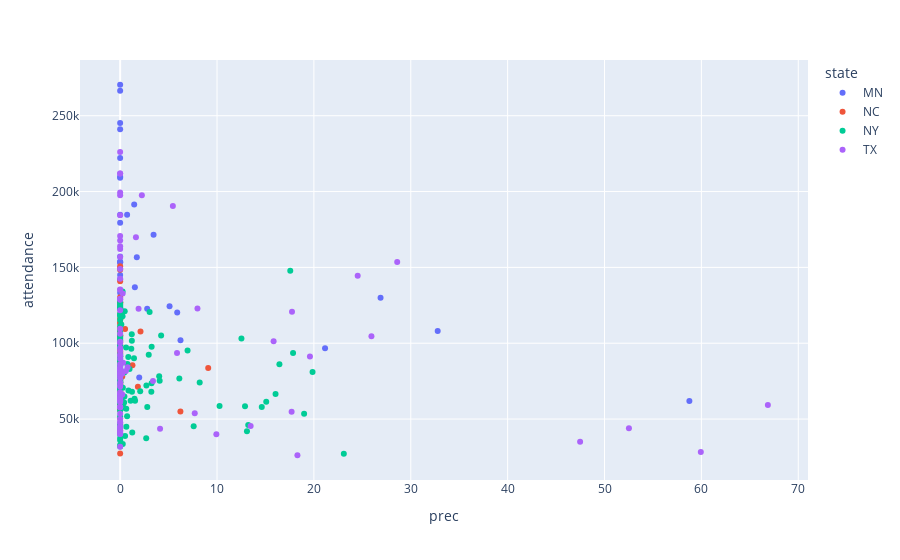

Notebook cell for this chart:
### Code cell
fig = px.scatter(scaled_df, x="prec", y="attendance",hover_data=['year'], color='state')
fig.show()

### Figure 1 — Plotly figure (JSON) as saved in the notebook; plotly's stock layout.template omitted (floating-point values rounded to 4 significant figures; data arrays with more than 128 entries replaced by an {"elided": "..."} marker saying what was removed)
{"data": [{"customdata": [[2018], [2018], [2018], [2018], [2018], [2018], [2018], [2018], [2018], [2018], [2018], [2018], [2019], [2019], [2019], [2019], [2019], [2019], [2019], [2019], [2019], [2019], [2019], [2019], [2021], [2021], [2021], [2021], [2021], [2021], [2021], [2021], [2021], [2021], [2021], [2021]], "hovertemplate": "state=MN<br>prec=%{x}<br>attendance=%{y}<br>year=%{customdata[0]}<extra></extra>", "legendgroup": "MN", "marker": {"color": "#636efa", "symbol": "circle"}, "mode": "markers", "name": "MN", "orientation": "v", "showlegend": true, "type": "scatter", "x": [2.79, 32.78, 0, 0.72, 5.1, 5.89, 0, 1.72, 0, 0, 0, 3.45, 0, 0, 0, 1.45, 21.15, 1.52, 0, 0, 0, 0, 0, 0, 58.76, 1.97, 26.88, 0, 0, 0, 0.03, 0, 6.23, 0, 0, 0], "xaxis": "x", "y": [122695, 108059, 222194, 184715, 124438, 120209, 144940, 156764, 179402, 270426, 241102, 171588, 133326, 157224, 209105, 191524, 96716, 136987, 142211, 153274, 209789, 266412, 245243, 184740, 61983, 77406, 129984, 149247, 91568, 89618, 88027, 80778, 102020, 153953, 153422, 123578], "yaxis": "y"}, {"customdata": [[2015], [2015], [2015], [2015], [2015], [2015], [2015], [2015], [2015], [2015], [2015], [2016], [2016], [2016], [2016], [2016], [2016], [2016], [2016], [2016], [2016], [2016], [2017], [2017], [2017], [2017], [2017], [2017], [2017], [2017], [2017], [2017], [2017], [2018], [2018], [2018], [2018], [2018], [2018], [2018], [2018], [2018], [2018], [2021], [2021], [2021], [2021], [2021], [2021], [2021], [2021], [2021], [2021], [2021], [2014], [2014], [2014], [2014], [2014], [2014], [2014], [2014], [2014], [2014], [2014], [2013], [2013], [2013], [2013], [2013], [2013], [2013], [2013], [2013], [2013], [2013]], "hovertemplate": "state=NC<br>prec=%{x}<br>attendance=%{y}<br>year=%{customdata[0]}<extra></extra>", "legendgroup": "NC", "marker": {"color": "#EF553B", "symbol": "circle"}, "mode": "markers", "name": "NC", "orientation": "v", "showlegend": true, "type": "scatter", "x": [0, 0, 0, 0, 0, 0, 0, 0, 0, 0, 0, 0, 0, 0, 0, 0, 0, 0, 0, 1.27, 0, 0, 0, 0, 0, 0, 6.22, 0, 0, 0, 0, 0, 0, 0, 0, 0, 0, 1.83, 0, 0, 0.51, 2.1, 0, 0, 0, 9.09, 0, 0, 0, 0, 0.22, 0, 0, 0, 0, 0, 0, 0, 0, 0, 0, 0, 0, 0, 0, 0, 0, 0.04, 0, 0, 0, 0, 0, 0, 0, 0], "xaxis": "x", "y": [50327, 90954, 126666, 97906, 63989, 69687, 71348, 104887, 95685, 140886, 107397, 40449, 78364, 119117, 109429, 75243, 75995, 72654, 104852, 85473, 150747, 116041, 57083, 71211, 113291, 99148, 55041, 76844, 75041, 104409, 100516, 148424, 113470, 78275, 123303, 101003, 71538, 71287, 74153, 110322, 109396, 107660, 130319, 27209, 56034, 83737, 93182, 57852, 59002, 58441, 78107, 79049, 126715, 102135, 46478, 73571, 126666, 94691, 62499, 66758, 63616, 93808, 87827, 126629, 97604, 42626, 72794, 116267, 105310, 67770, 68092, 68252, 102176, 82163, 122223, 98221], "yaxis": "y"}, {"customdata": {"elided": "141x1 int values"}, "hovertemplate": "state=NY<br>prec=%{x}<br>attendance=%{y}<br>year=%{customdata[0]}<extra></extra>", "legendgroup": "NY", "marker": {"color": "#00cc96", "symbol": "circle"}, "mode": "markers", "name": "NY", "orientation": "v", "showlegend": true, "type": "scatter", "x": {"elided": "141 float values"}, "xaxis": "x", "y": {"elided": "141 int values"}, "yaxis": "y"}, {"customdata": [[2017], [2017], [2017], [2017], [2017], [2017], [2017], [2017], [2017], [2017], [2017], [2017], [2017], [2017], [2017], [2017], [2017], [2017], [2017], [2017], [2017], [2017], [2017], [2017], [2018], [2018], [2018], [2018], [2018], [2018], [2018], [2018], [2018], [2018], [2018], [2018], [2018], [2018], [2018], [2018], [2018], [2018], [2018], [2018], [2018], [2018], [2018], [2018], [2019], [2019], [2019], [2019], [2019], [2019], [2019], [2019], [2019], [2019], [2019], [2019], [2019], [2019], [2019], [2019], [2019], [2019], [2019], [2019], [2019], [2019], [2019], [2019], [2021], [2021], [2021], [2021], [2021], [2021], [2021], [2021], [2021], [2021], [2021], [2021], [2021], [2021], [2021], [2021], [2021], [2021], [2021], [2021], [2021], [2021], [2021], [2021]], "hovertemplate": "state=TX<br>prec=%{x}<br>attendance=%{y}<br>year=%{customdata[0]}<extra></extra>", "legendgroup": "TX", "marker": {"color": "#ab63fa", "symbol": "circle"}, "mode": "markers", "name": "TX", "orientation": "v", "showlegend": true, "type": "scatter", "x": [3.39, 0, 0, 0, 0, 0, 17.7, 0.22, 0, 0, 7.98, 0, 0, 0, 0, 2.24, 0, 0, 0, 0, 0, 0.26, 24.52, 0, 0, 1.9, 0, 0, 0, 0, 0, 0, 5.44, 5.87, 0, 47.48, 0, 0, 19.59, 66.86, 25.94, 59.94, 18.3, 9.93, 0.59, 13.47, 0, 0, 0, 0, 0, 0, 4.12, 7.7, 0, 0, 17.74, 0, 0, 0, 0, 0, 15.84, 0, 0, 1.63, 0.77, 0, 0, 0, 0, 28.6, 0, 0, 0, 0, 0, 0, 0, 0, 0, 0.3, 0, 0, 0.21, 0, 0, 0, 0, 0, 0, 52.52, 0, 0, 0, 0], "xaxis": "x", "y": [75089, 78319, 62191, 40393, 31684, 50103, 54754, 66181, 156904, 100151, 122911, 81068, 57794, 72075, 109528, 197555, 129245, 82424, 89781, 71530, 100943, 132705, 144560, 142545, 91933, 122708, 67736, 43756, 47620, 57858, 62387, 84354, 190490, 93636, 129050, 35092, 65434, 96792, 91290, 59309, 104649, 28237, 26136, 39946, 81652, 45345, 199405, 184303, 83573, 128635, 64374, 40229, 43634, 53760, 53418, 66694, 120818, 79231, 82665, 80595, 63753, 74149, 101283, 226094, 167712, 169956, 84217, 94931, 121727, 162051, 197502, 153636, 61392, 106201, 66889, 42116, 45160, 41552, 47832, 44570, 82996, 87153, 58139, 61401, 79854, 76960, 135412, 211873, 211873, 170661, 92210, 43976, 86096, 148893, 164021, 135338], "yaxis": "y"}], "layout": {"legend": {"title": {"text": "state"}, "tracegroupgap": 0}, "margin": {"t": 60}, "xaxis": {"anchor": "y", "domain": [0, 1], "title": {"text": "prec"}}, "yaxis": {"anchor": "x", "domain": [0, 1], "title": {"text": "attendance"}}}}
